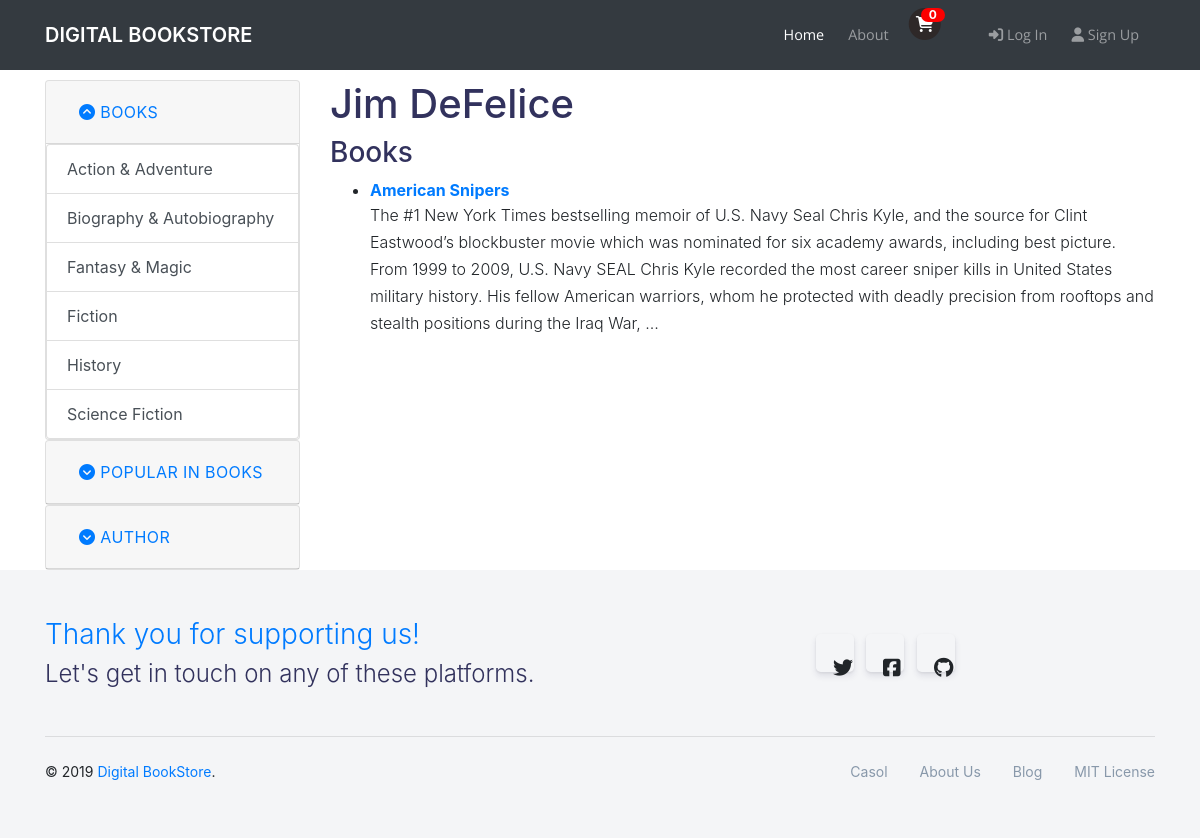
The app's page /author/3/jim-defelice with its own data.
### catalog/models.py (models this page shows, shortened)
class Genre(models.Model):
    category = models.CharField(max_length=200, help_text='Enter a book genre')
    slug = models.SlugField(max_length=200, help_text='A slug is a short label, used in URLs')
    class Meta:
        ordering = ['category']
    def __str__(self):
        return self.category

class Author(models.Model):
    first_name = models.CharField(max_length=100)
    last_name = models.CharField(max_length=100)
    date_of_birth = models.DateField(null=True, blank=True)
    date_of_death = models.DateField('Died', null=True, blank=True)
    slug = models.SlugField(blank=False, null=True,
                            help_text='A slug is a short label, used in URLs')
    class Meta:
        ordering = ['last_name', 'first_name']
    def get_absolute_url(self):
        return reverse('catalog:author_detail', args=[str(self.id), self.slug])
    def __str__(self):
        return f'{self.first_name} {self.last_name}'

class Book(models.Model):
    title = models.CharField(max_length=200, blank=False)
    authors = models.ManyToManyField('Author')
    subtitle = models.CharField(max_length=200, blank=True)
    publisher = models.CharField(max_length=100, blank=True)
    description = models.TextField(max_length=1000,
                                   help_text='Enter a brief description of the book')
    published_date = models.DateField(null=True, blank=True)
    isbn = models.CharField('ISBN', max_length=13)
    genre = models.ManyToManyField('Genre', help_text='Choose a book genre')
    pages = models.IntegerField(blank=True, null=True)
    language = models.ForeignKey('Language', on_delete=models.SET_NULL, null=True)
    cover = models.ImageField(upload_to='book_covers/%Y/%m/', default='book_covers/None/no-img.jpg',
                              blank=True)
    slug = models.SlugField(help_text='A slug is a short label, used in URLs')
    created = models.DateTimeField(auto_now_add=True)
    updated = models.DateTimeField(auto_now=True)
    def display_genre(self):
        """Creates a string for the Genre. This is required to display genre in Admin."""
        return ', '.join([genre.category for genre in self.genre.all()])
    display_genre.short_description = 'Genre'
    display_genre.short_description = 'Authors'
    def get_absolute_url(self):
        return reverse('catalog:book_detail', args=[str(self.id), self.slug])
    def __str__(self):
        return self.title

### catalog/views.py (the view)
# urls.py: path('author/<int:pk>', views.author_detail, name='author_detail'),
def author_detail(request, pk, slug=None):
    author = get_object_or_404(Author, pk=pk)
    author_books = author.book_set.all()
    if slug != author.slug:
        return redirect(author.get_absolute_url())
    return render(
        request,
        'catalog/author_detail.html',
        {
            'author': author,
            'author_books': author_books,
        }
    )

### cart/cart.py (called while the page is built)
    def __len__(self):
        return sum(item['quantity'] for item in self.cart.values())

### cart/context_processors.py (called while the page is built)
def cart(request):
    return {'cart': Cart(request)}

### catalog/templatetags/sidebar_tags.py (called while the page is built)
@register.inclusion_tag('catalog/sidebar.html')
def sidebar():
    genres = Genre.objects.all()
    authors = Author.objects.all()
    return {'genres': genres,
            'authors':authors}

### catalog/templates/catalog/author_detail.html (shortened to what this page needs)
{% extends "catalog/index.html" %}
{% block content %}
<div class="col-lg-9">
  <h1>{{ author }}</h1>
  <h3>Books</h3>
    <ul>
        {% for book in author_books %}
            <li>
                <a href="{{ book.get_absolute_url }}"><strong>{{ book }}</strong></a>
                <p>{{ book.description|truncatewords:70 }}</p>
            </li>
        {% endfor %}
    </ul>
</div>
{% endblock %}

### catalog/templates/catalog/sidebar.html (shortened to what this page needs)
<div class="col-lg-3">
        <div id="accordion">
            <div class="card">
            <div class="card-header" id="headingOne">
                <h5 class="mb-0">
                <button class="btn btn-link" data-toggle="collapse" data-target="#collapseOne" aria-expanded="true" aria-controls="collapseOne">               <i class="fa" aria-hidden="true"></i>
                    Books
                </button>
                </h5>
            </div>
            <div id="collapseOne" class="collapse show" aria-labelledby="headingOne" data-parent="#accordion">
                    <div class="list-group">
                        {% for genre in genres %}
                        <a href="#" class="list-group-item list-group-item-action">{{genre}}</a>
                        {% endfor %}
                    </div>
            </div>
            </div>
            <div class="card">
            <div class="card-header" id="headingTwo">
                <h5 class="mb-0">
                <button class="btn btn-link collapsed" data-toggle="collapse" data-target="#collapseTwo" aria-expanded="false" aria-controls="collapseTwo">
                    <i class="fa" aria-hidden="true"></i>
                    Popular in Books
                </button>
                </h5>
            </div>
            </div>
            <div class="card">
            <div class="card-header" id="headingThree">
                <h5 class="mb-0">
                <button class="btn btn-link collapsed" data-toggle="collapse" data-target="#collapseThree" aria-expanded="false" aria-controls="collapseThree">
                    <i class="fa" aria-hidden="true"></i>
                    Author
                </button>
                </h5>
            </div>
            </div>
        </div>
</div>

### catalog/static/css/shop-homepage.css (style rules this page uses)
body { padding-top: 56px; }
[data-toggle="collapse"] .fa:before { content: "\f139"; }
[data-toggle="collapse"].collapsed .fa:before { content: "\f13a"; }

### records on screen
Genre: category "Action & Adventure"
Genre: category "Biography & Autobiography"
Genre: category "Fantasy & Magic"
Genre: category "Fiction"
Genre: category "History"
Genre: category "Science Fiction"
Author: first_name+last_name "Jim DeFelice"
Book: title "American Snipers", description "The #1 New York Times bestselling memoir of U.S. Navy Seal Chris Kyle, and the source for Clint Eastwood’s blockbuster movie which was nominated for six academy awards, including best picture. From 1999 to 2009, U.S. Navy SEAL Chris Kyle recorded the most career sniper kills in United States military history. His fellow American warriors, whom he protected with deadly precision from rooftops and stealth positions during the Iraq War, …"
